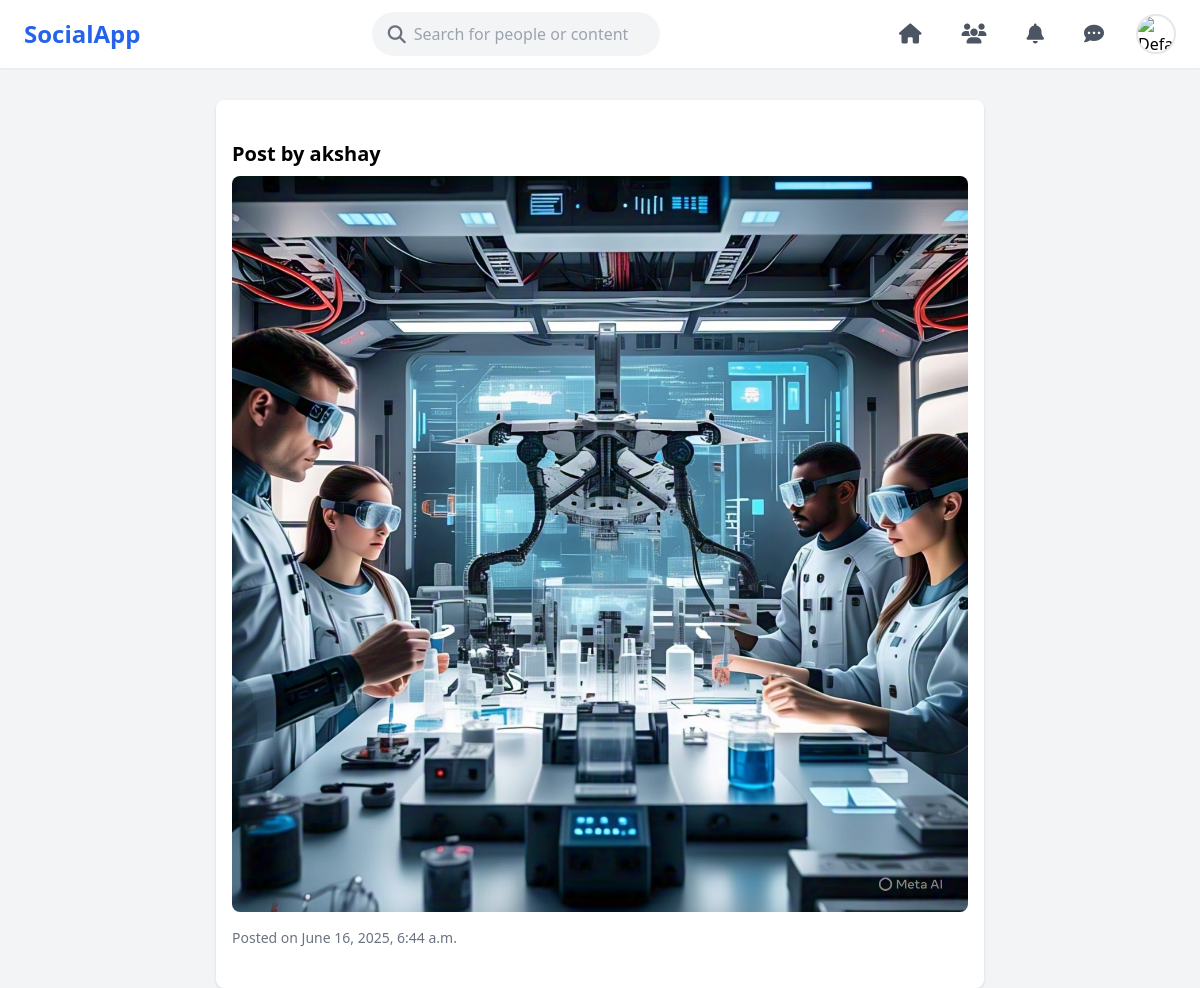
The app's page /post/2/ with its own data.
### myapp/models.py (models this page shows, shortened)
class Post(models.Model):
    user = models.ForeignKey(settings.AUTH_USER_MODEL, on_delete=models.CASCADE, related_name='posts')
    content = models.TextField(max_length=500)
    image = models.ImageField(upload_to='post_images/', blank=True, null=True)
    created_at = models.DateTimeField(auto_now_add=True)
    likes = models.ManyToManyField(settings.AUTH_USER_MODEL, related_name='liked_posts', blank=True)

class CustomUser(AbstractUser):
    email = models.EmailField(_('email address'), unique=True)
    profile_picture = models.ImageField(upload_to='profile_pics/', default='default.jpg')
    bio = models.TextField(max_length=500, blank=True)
    location = models.CharField(max_length=100, blank=True)
    birth_date = models.DateField(null=True, blank=True)

### myapp/views.py (the view)
# urls.py: path('post/<int:post_id>/', views.post_detail, name='post_detail'),
def post_detail(request, post_id):
    post = get_object_or_404(Post, id=post_id)
    return render(request, 'post_detail.html', {'post': post})

### templates/post_detail.html (shortened to what this page needs)
{% extends 'navbar.html' %}
{% load static %}
{% block content %}
<div class="max-w-3xl mx-auto py-10 px-4 bg-white shadow rounded-lg">
    <div class="mb-4">
        <h2 class="text-xl font-bold mb-2">Post by {{ post.user.username }}</h2>
        {% if post.image %}
            <img src="{{ post.image.url }}" alt="Post Image" class="rounded-lg w-full">
        {% elif post.video %}
            <video class="w-full rounded-lg" controls>
                <source src="{{ post.video.url }}" type="video/mp4">
                Your browser does not support the video tag.
            </video>
        {% else %}
            <p class="text-sm text-gray-500">No media attached to this post.</p>
        {% endif %}
    </div>
    <p class="text-sm text-gray-500">Posted on {{ post.created_at }}</p>
</div>
{% endblock %}

### records on screen
Post: user.username "akshay", image (picture), created_at "June 16, 2025, 6:44 a.m."
